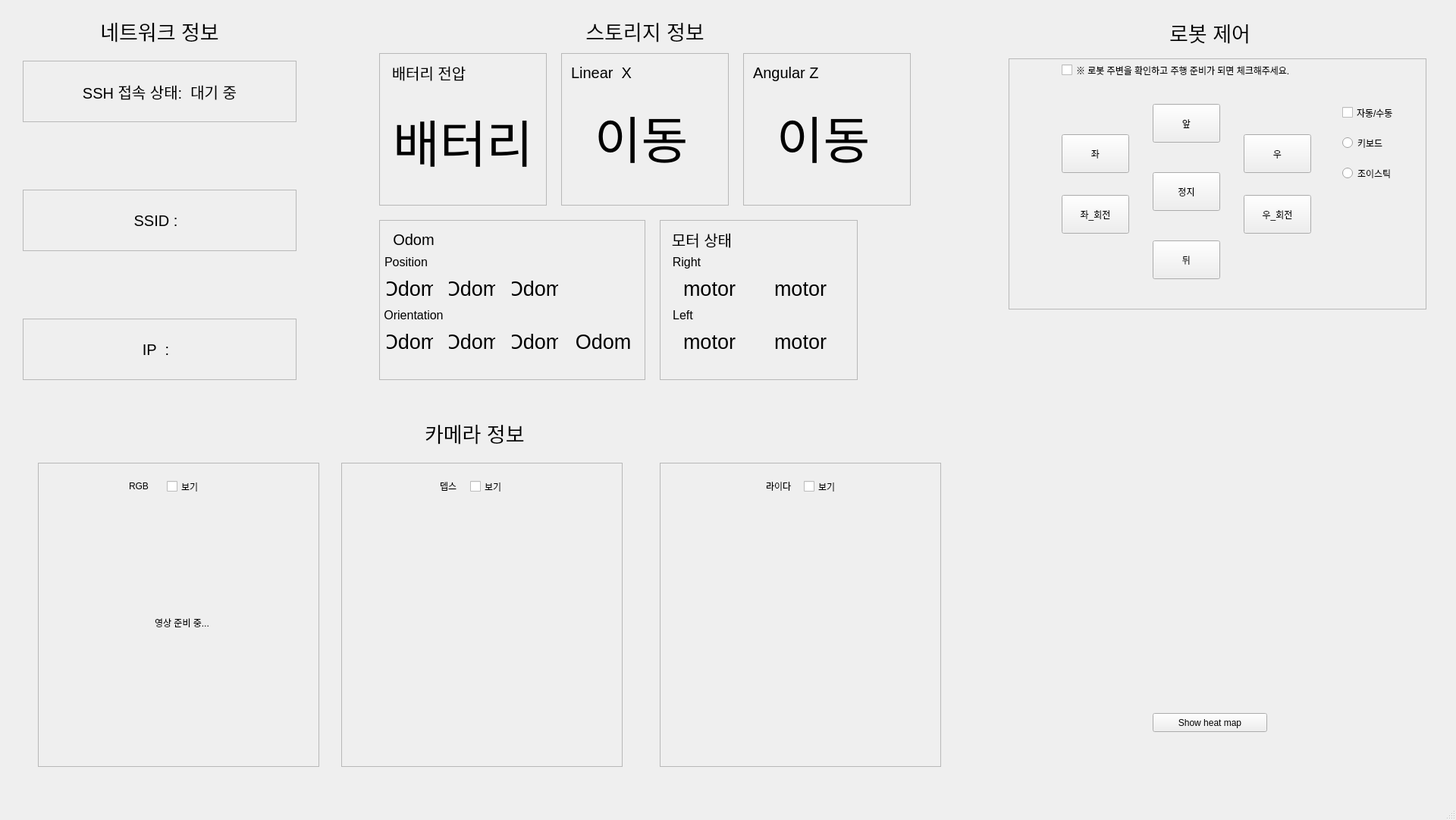
<?xml version="1.0" encoding="UTF-8"?>
<ui version="4.0">
 <class>MainWindow</class>
 <widget class="QMainWindow" name="MainWindow">
  <property name="geometry">
   <rect>
    <x>0</x>
    <y>0</y>
    <width>1920</width>
    <height>1081</height>
   </rect>
  </property>
  <property name="windowTitle">
   <string>MainWindow</string>
  </property>
  <widget class="QWidget" name="centralwidget">
   <widget class="QCheckBox" name="checkBox">
    <property name="geometry">
     <rect>
      <x>1770</x>
      <y>137</y>
      <width>92</width>
      <height>23</height>
     </rect>
    </property>
    <property name="text">
     <string>자동/수동</string>
    </property>
   </widget>
   <widget class="QPushButton" name="move_forward_button">
    <property name="geometry">
     <rect>
      <x>1520</x>
      <y>137</y>
      <width>89</width>
      <height>51</height>
     </rect>
    </property>
    <property name="text">
     <string>앞</string>
    </property>
   </widget>
   <widget class="QPushButton" name="move_backward_button">
    <property name="geometry">
     <rect>
      <x>1520</x>
      <y>317</y>
      <width>89</width>
      <height>51</height>
     </rect>
    </property>
    <property name="text">
     <string>뒤</string>
    </property>
   </widget>
   <widget class="QPushButton" name="turn_left_button">
    <property name="geometry">
     <rect>
      <x>1400</x>
      <y>177</y>
      <width>89</width>
      <height>51</height>
     </rect>
    </property>
    <property name="text">
     <string>좌</string>
    </property>
   </widget>
   <widget class="QPushButton" name="turn_right_button">
    <property name="geometry">
     <rect>
      <x>1640</x>
      <y>177</y>
      <width>89</width>
      <height>51</height>
     </rect>
    </property>
    <property name="text">
     <string>우</string>
    </property>
   </widget>
   <widget class="QLabel" name="label_6">
    <property name="geometry">
     <rect>
      <x>1530</x>
      <y>17</y>
      <width>131</width>
      <height>51</height>
     </rect>
    </property>
    <property name="font">
     <font>
      <pointsize>20</pointsize>
     </font>
    </property>
    <property name="text">
     <string>로봇 제어</string>
    </property>
    <property name="alignment">
     <set>Qt::AlignCenter</set>
    </property>
   </widget>
   <widget class="QLabel" name="label_7">
    <property name="geometry">
     <rect>
      <x>120</x>
      <y>20</y>
      <width>181</width>
      <height>41</height>
     </rect>
    </property>
    <property name="font">
     <font>
      <pointsize>20</pointsize>
     </font>
    </property>
    <property name="text">
     <string>네트워크 정보</string>
    </property>
    <property name="alignment">
     <set>Qt::AlignCenter</set>
    </property>
   </widget>
   <widget class="QPushButton" name="rotate_right_button">
    <property name="geometry">
     <rect>
      <x>1640</x>
      <y>257</y>
      <width>89</width>
      <height>51</height>
     </rect>
    </property>
    <property name="text">
     <string>우_회전</string>
    </property>
   </widget>
   <widget class="QPushButton" name="rotate_left_button">
    <property name="geometry">
     <rect>
      <x>1400</x>
      <y>257</y>
      <width>89</width>
      <height>51</height>
     </rect>
    </property>
    <property name="text">
     <string>좌_회전</string>
    </property>
   </widget>
   <widget class="QPushButton" name="stop_button">
    <property name="geometry">
     <rect>
      <x>1520</x>
      <y>227</y>
      <width>89</width>
      <height>51</height>
     </rect>
    </property>
    <property name="text">
     <string>정지</string>
    </property>
   </widget>
   <widget class="QCheckBox" name="safety_check_button">
    <property name="geometry">
     <rect>
      <x>1400</x>
      <y>77</y>
      <width>371</width>
      <height>31</height>
     </rect>
    </property>
    <property name="text">
     <string>※ 로봇 주변을 확인하고 주행 준비가 되면 체크해주세요.</string>
    </property>
   </widget>
   <widget class="QLabel" name="label_2">
    <property name="geometry">
     <rect>
      <x>560</x>
      <y>540</y>
      <width>141</width>
      <height>61</height>
     </rect>
    </property>
    <property name="font">
     <font>
      <pointsize>20</pointsize>
     </font>
    </property>
    <property name="text">
     <string>카메라 정보</string>
    </property>
   </widget>
   <widget class="QLabel" name="label_8">
    <property name="geometry">
     <rect>
      <x>170</x>
      <y>630</y>
      <width>67</width>
      <height>21</height>
     </rect>
    </property>
    <property name="text">
     <string>RGB</string>
    </property>
   </widget>
   <widget class="QLabel" name="label_11">
    <property name="geometry">
     <rect>
      <x>580</x>
      <y>630</y>
      <width>67</width>
      <height>21</height>
     </rect>
    </property>
    <property name="text">
     <string>뎁스</string>
    </property>
   </widget>
   <widget class="QLabel" name="label_12">
    <property name="geometry">
     <rect>
      <x>1010</x>
      <y>630</y>
      <width>67</width>
      <height>21</height>
     </rect>
    </property>
    <property name="text">
     <string>라이다</string>
    </property>
   </widget>
   <widget class="QLabel" name="rgb_cam">
    <property name="geometry">
     <rect>
      <x>80</x>
      <y>680</y>
      <width>320</width>
      <height>281</height>
     </rect>
    </property>
    <property name="text">
     <string>영상 준비 중...</string>
    </property>
    <property name="alignment">
     <set>Qt::AlignCenter</set>
    </property>
   </widget>
   <widget class="QCheckBox" name="rgb_cam_view">
    <property name="geometry">
     <rect>
      <x>220</x>
      <y>630</y>
      <width>51</width>
      <height>23</height>
     </rect>
    </property>
    <property name="text">
     <string>보기</string>
    </property>
   </widget>
   <widget class="QCheckBox" name="dep_cam_view">
    <property name="geometry">
     <rect>
      <x>620</x>
      <y>630</y>
      <width>51</width>
      <height>23</height>
     </rect>
    </property>
    <property name="text">
     <string>보기</string>
    </property>
   </widget>
   <widget class="QCheckBox" name="lidar_view">
    <property name="geometry">
     <rect>
      <x>1060</x>
      <y>630</y>
      <width>51</width>
      <height>23</height>
     </rect>
    </property>
    <property name="text">
     <string>보기</string>
    </property>
   </widget>
   <widget class="QWidget" name="view_3d_dep" native="true">
    <property name="geometry">
     <rect>
      <x>450</x>
      <y>680</y>
      <width>371</width>
      <height>291</height>
     </rect>
    </property>
   </widget>
   <widget class="QWidget" name="view_3d_lidar" native="true">
    <property name="geometry">
     <rect>
      <x>870</x>
      <y>680</y>
      <width>371</width>
      <height>291</height>
     </rect>
    </property>
   </widget>
   <widget class="QLabel" name="label_3">
    <property name="geometry">
     <rect>
      <x>730</x>
      <y>0</y>
      <width>241</width>
      <height>81</height>
     </rect>
    </property>
    <property name="font">
     <font>
      <pointsize>20</pointsize>
     </font>
    </property>
    <property name="text">
     <string>스토리지 정보</string>
    </property>
    <property name="alignment">
     <set>Qt::AlignCenter</set>
    </property>
   </widget>
   <widget class="QRadioButton" name="keyboard_control_button">
    <property name="geometry">
     <rect>
      <x>1770</x>
      <y>177</y>
      <width>112</width>
      <height>23</height>
     </rect>
    </property>
    <property name="text">
     <string>키보드</string>
    </property>
    <property name="checkable">
     <bool>true</bool>
    </property>
    <property name="checked">
     <bool>false</bool>
    </property>
   </widget>
   <widget class="QRadioButton" name="joystick_control_button">
    <property name="geometry">
     <rect>
      <x>1770</x>
      <y>217</y>
      <width>112</width>
      <height>23</height>
     </rect>
    </property>
    <property name="text">
     <string>조이스틱</string>
    </property>
   </widget>
   <widget class="QFrame" name="frame">
    <property name="geometry">
     <rect>
      <x>30</x>
      <y>80</y>
      <width>361</width>
      <height>81</height>
     </rect>
    </property>
    <property name="frameShape">
     <enum>QFrame::StyledPanel</enum>
    </property>
    <property name="frameShadow">
     <enum>QFrame::Raised</enum>
    </property>
    <widget class="QLabel" name="led_label">
     <property name="geometry">
      <rect>
       <x>0</x>
       <y>0</y>
       <width>361</width>
       <height>81</height>
      </rect>
     </property>
     <property name="font">
      <font>
       <pointsize>15</pointsize>
      </font>
     </property>
     <property name="text">
      <string>SSH 접속 상태:  대기 중</string>
     </property>
     <property name="alignment">
      <set>Qt::AlignCenter</set>
     </property>
    </widget>
   </widget>
   <widget class="QFrame" name="battery_frame">
    <property name="geometry">
     <rect>
      <x>500</x>
      <y>70</y>
      <width>221</width>
      <height>201</height>
     </rect>
    </property>
    <property name="frameShape">
     <enum>QFrame::StyledPanel</enum>
    </property>
    <property name="frameShadow">
     <enum>QFrame::Raised</enum>
    </property>
    <widget class="QLabel" name="battery_voltage">
     <property name="geometry">
      <rect>
       <x>10</x>
       <y>70</y>
       <width>201</width>
       <height>91</height>
      </rect>
     </property>
     <property name="font">
      <font>
       <pointsize>50</pointsize>
      </font>
     </property>
     <property name="text">
      <string>배터리</string>
     </property>
     <property name="alignment">
      <set>Qt::AlignCenter</set>
     </property>
    </widget>
    <widget class="QLabel" name="battery_voltage_2">
     <property name="geometry">
      <rect>
       <x>10</x>
       <y>10</y>
       <width>111</width>
       <height>31</height>
      </rect>
     </property>
     <property name="font">
      <font>
       <pointsize>15</pointsize>
      </font>
     </property>
     <property name="text">
      <string>배터리 전압</string>
     </property>
     <property name="alignment">
      <set>Qt::AlignCenter</set>
     </property>
    </widget>
   </widget>
   <widget class="QFrame" name="frame_3">
    <property name="geometry">
     <rect>
      <x>1330</x>
      <y>77</y>
      <width>551</width>
      <height>331</height>
     </rect>
    </property>
    <property name="frameShape">
     <enum>QFrame::StyledPanel</enum>
    </property>
    <property name="frameShadow">
     <enum>QFrame::Raised</enum>
    </property>
   </widget>
   <widget class="QFrame" name="ssid_frame">
    <property name="geometry">
     <rect>
      <x>30</x>
      <y>250</y>
      <width>361</width>
      <height>81</height>
     </rect>
    </property>
    <property name="frameShape">
     <enum>QFrame::StyledPanel</enum>
    </property>
    <property name="frameShadow">
     <enum>QFrame::Raised</enum>
    </property>
    <widget class="QLabel" name="ssid">
     <property name="geometry">
      <rect>
       <x>20</x>
       <y>25</y>
       <width>311</width>
       <height>31</height>
      </rect>
     </property>
     <property name="font">
      <font>
       <pointsize>15</pointsize>
      </font>
     </property>
     <property name="text">
      <string>SSID :</string>
     </property>
     <property name="alignment">
      <set>Qt::AlignCenter</set>
     </property>
    </widget>
   </widget>
   <widget class="QFrame" name="ip_frame">
    <property name="geometry">
     <rect>
      <x>30</x>
      <y>420</y>
      <width>361</width>
      <height>81</height>
     </rect>
    </property>
    <property name="frameShape">
     <enum>QFrame::StyledPanel</enum>
    </property>
    <property name="frameShadow">
     <enum>QFrame::Raised</enum>
    </property>
    <widget class="QLabel" name="ip">
     <property name="geometry">
      <rect>
       <x>20</x>
       <y>25</y>
       <width>311</width>
       <height>31</height>
      </rect>
     </property>
     <property name="font">
      <font>
       <pointsize>15</pointsize>
      </font>
     </property>
     <property name="text">
      <string>IP  :</string>
     </property>
     <property name="alignment">
      <set>Qt::AlignCenter</set>
     </property>
    </widget>
   </widget>
   <widget class="QFrame" name="cmd_vel_x_frame">
    <property name="geometry">
     <rect>
      <x>740</x>
      <y>70</y>
      <width>221</width>
      <height>201</height>
     </rect>
    </property>
    <property name="frameShape">
     <enum>QFrame::StyledPanel</enum>
    </property>
    <property name="frameShadow">
     <enum>QFrame::Raised</enum>
    </property>
    <widget class="QLabel" name="cmd_vel_2">
     <property name="geometry">
      <rect>
       <x>13</x>
       <y>0</y>
       <width>81</width>
       <height>51</height>
      </rect>
     </property>
     <property name="font">
      <font>
       <pointsize>15</pointsize>
      </font>
     </property>
     <property name="text">
      <string>Linear  X</string>
     </property>
    </widget>
    <widget class="QLabel" name="cmd_vel_x">
     <property name="geometry">
      <rect>
       <x>0</x>
       <y>70</y>
       <width>211</width>
       <height>81</height>
      </rect>
     </property>
     <property name="font">
      <font>
       <pointsize>50</pointsize>
      </font>
     </property>
     <property name="text">
      <string>이동</string>
     </property>
     <property name="alignment">
      <set>Qt::AlignCenter</set>
     </property>
    </widget>
   </widget>
   <widget class="QFrame" name="cmd_vel_z_frame">
    <property name="geometry">
     <rect>
      <x>980</x>
      <y>70</y>
      <width>221</width>
      <height>201</height>
     </rect>
    </property>
    <property name="frameShape">
     <enum>QFrame::StyledPanel</enum>
    </property>
    <property name="frameShadow">
     <enum>QFrame::Raised</enum>
    </property>
    <widget class="QLabel" name="cmd_vel_4">
     <property name="geometry">
      <rect>
       <x>13</x>
       <y>0</y>
       <width>91</width>
       <height>51</height>
      </rect>
     </property>
     <property name="font">
      <font>
       <pointsize>15</pointsize>
      </font>
     </property>
     <property name="text">
      <string>Angular Z</string>
     </property>
    </widget>
    <widget class="QLabel" name="cmd_vel_z">
     <property name="geometry">
      <rect>
       <x>0</x>
       <y>70</y>
       <width>211</width>
       <height>81</height>
      </rect>
     </property>
     <property name="font">
      <font>
       <pointsize>50</pointsize>
      </font>
     </property>
     <property name="text">
      <string>이동</string>
     </property>
     <property name="alignment">
      <set>Qt::AlignCenter</set>
     </property>
    </widget>
   </widget>
   <widget class="QFrame" name="odom_frame">
    <property name="geometry">
     <rect>
      <x>500</x>
      <y>290</y>
      <width>351</width>
      <height>211</height>
     </rect>
    </property>
    <property name="frameShape">
     <enum>QFrame::StyledPanel</enum>
    </property>
    <property name="frameShadow">
     <enum>QFrame::Raised</enum>
    </property>
    <widget class="QLabel" name="odom_pos_x">
     <property name="geometry">
      <rect>
       <x>10</x>
       <y>70</y>
       <width>61</width>
       <height>41</height>
      </rect>
     </property>
     <property name="font">
      <font>
       <pointsize>20</pointsize>
      </font>
     </property>
     <property name="text">
      <string>Odom</string>
     </property>
     <property name="alignment">
      <set>Qt::AlignCenter</set>
     </property>
    </widget>
    <widget class="QLabel" name="odom_2">
     <property name="geometry">
      <rect>
       <x>10</x>
       <y>10</y>
       <width>71</width>
       <height>31</height>
      </rect>
     </property>
     <property name="font">
      <font>
       <pointsize>15</pointsize>
      </font>
     </property>
     <property name="text">
      <string>Odom</string>
     </property>
     <property name="alignment">
      <set>Qt::AlignCenter</set>
     </property>
    </widget>
    <widget class="QLabel" name="odom_3">
     <property name="geometry">
      <rect>
       <x>0</x>
       <y>40</y>
       <width>71</width>
       <height>31</height>
      </rect>
     </property>
     <property name="font">
      <font>
       <pointsize>12</pointsize>
      </font>
     </property>
     <property name="text">
      <string>Position</string>
     </property>
     <property name="alignment">
      <set>Qt::AlignCenter</set>
     </property>
    </widget>
    <widget class="QLabel" name="odom_4">
     <property name="geometry">
      <rect>
       <x>0</x>
       <y>110</y>
       <width>91</width>
       <height>31</height>
      </rect>
     </property>
     <property name="font">
      <font>
       <pointsize>12</pointsize>
      </font>
     </property>
     <property name="text">
      <string>Orientation</string>
     </property>
     <property name="alignment">
      <set>Qt::AlignCenter</set>
     </property>
    </widget>
    <widget class="QLabel" name="odom_pos_y">
     <property name="geometry">
      <rect>
       <x>92</x>
       <y>70</y>
       <width>61</width>
       <height>41</height>
      </rect>
     </property>
     <property name="font">
      <font>
       <pointsize>20</pointsize>
      </font>
     </property>
     <property name="text">
      <string>Odom</string>
     </property>
     <property name="alignment">
      <set>Qt::AlignCenter</set>
     </property>
    </widget>
    <widget class="QLabel" name="odom_pos_z">
     <property name="geometry">
      <rect>
       <x>175</x>
       <y>70</y>
       <width>61</width>
       <height>41</height>
      </rect>
     </property>
     <property name="font">
      <font>
       <pointsize>20</pointsize>
      </font>
     </property>
     <property name="text">
      <string>Odom</string>
     </property>
     <property name="alignment">
      <set>Qt::AlignCenter</set>
     </property>
    </widget>
    <widget class="QLabel" name="odom_ori_x">
     <property name="geometry">
      <rect>
       <x>10</x>
       <y>140</y>
       <width>61</width>
       <height>41</height>
      </rect>
     </property>
     <property name="font">
      <font>
       <pointsize>20</pointsize>
      </font>
     </property>
     <property name="text">
      <string>Odom</string>
     </property>
     <property name="alignment">
      <set>Qt::AlignCenter</set>
     </property>
    </widget>
    <widget class="QLabel" name="odom_ori_y">
     <property name="geometry">
      <rect>
       <x>92</x>
       <y>140</y>
       <width>61</width>
       <height>41</height>
      </rect>
     </property>
     <property name="font">
      <font>
       <pointsize>20</pointsize>
      </font>
     </property>
     <property name="text">
      <string>Odom</string>
     </property>
     <property name="alignment">
      <set>Qt::AlignCenter</set>
     </property>
    </widget>
    <widget class="QLabel" name="odom_ori_z">
     <property name="geometry">
      <rect>
       <x>175</x>
       <y>140</y>
       <width>61</width>
       <height>41</height>
      </rect>
     </property>
     <property name="font">
      <font>
       <pointsize>20</pointsize>
      </font>
     </property>
     <property name="text">
      <string>Odom</string>
     </property>
     <property name="alignment">
      <set>Qt::AlignCenter</set>
     </property>
    </widget>
    <widget class="QLabel" name="odom_ori_w">
     <property name="geometry">
      <rect>
       <x>260</x>
       <y>140</y>
       <width>71</width>
       <height>41</height>
      </rect>
     </property>
     <property name="font">
      <font>
       <pointsize>20</pointsize>
      </font>
     </property>
     <property name="text">
      <string>Odom</string>
     </property>
     <property name="alignment">
      <set>Qt::AlignCenter</set>
     </property>
    </widget>
   </widget>
   <widget class="QFrame" name="motor_frame">
    <property name="geometry">
     <rect>
      <x>870</x>
      <y>290</y>
      <width>261</width>
      <height>211</height>
     </rect>
    </property>
    <property name="frameShape">
     <enum>QFrame::StyledPanel</enum>
    </property>
    <property name="frameShadow">
     <enum>QFrame::Raised</enum>
    </property>
    <widget class="QLabel" name="motor_r_A">
     <property name="geometry">
      <rect>
       <x>20</x>
       <y>70</y>
       <width>91</width>
       <height>41</height>
      </rect>
     </property>
     <property name="font">
      <font>
       <pointsize>20</pointsize>
      </font>
     </property>
     <property name="text">
      <string>motor</string>
     </property>
     <property name="alignment">
      <set>Qt::AlignCenter</set>
     </property>
    </widget>
    <widget class="QLabel" name="motor_state_2">
     <property name="geometry">
      <rect>
       <x>10</x>
       <y>10</y>
       <width>91</width>
       <height>31</height>
      </rect>
     </property>
     <property name="font">
      <font>
       <pointsize>15</pointsize>
      </font>
     </property>
     <property name="text">
      <string>모터 상태</string>
     </property>
     <property name="alignment">
      <set>Qt::AlignCenter</set>
     </property>
    </widget>
    <widget class="QLabel" name="motor_r">
     <property name="geometry">
      <rect>
       <x>0</x>
       <y>40</y>
       <width>71</width>
       <height>31</height>
      </rect>
     </property>
     <property name="font">
      <font>
       <pointsize>12</pointsize>
      </font>
     </property>
     <property name="text">
      <string>Right</string>
     </property>
     <property name="alignment">
      <set>Qt::AlignCenter</set>
     </property>
    </widget>
    <widget class="QLabel" name="motor_l">
     <property name="geometry">
      <rect>
       <x>0</x>
       <y>110</y>
       <width>61</width>
       <height>31</height>
      </rect>
     </property>
     <property name="font">
      <font>
       <pointsize>12</pointsize>
      </font>
     </property>
     <property name="text">
      <string>Left</string>
     </property>
     <property name="alignment">
      <set>Qt::AlignCenter</set>
     </property>
    </widget>
    <widget class="QLabel" name="motor_r_Nm">
     <property name="geometry">
      <rect>
       <x>130</x>
       <y>70</y>
       <width>111</width>
       <height>41</height>
      </rect>
     </property>
     <property name="font">
      <font>
       <pointsize>20</pointsize>
      </font>
     </property>
     <property name="text">
      <string>motor</string>
     </property>
     <property name="alignment">
      <set>Qt::AlignCenter</set>
     </property>
    </widget>
    <widget class="QLabel" name="motor_l_A">
     <property name="geometry">
      <rect>
       <x>20</x>
       <y>140</y>
       <width>91</width>
       <height>41</height>
      </rect>
     </property>
     <property name="font">
      <font>
       <pointsize>20</pointsize>
      </font>
     </property>
     <property name="text">
      <string>motor</string>
     </property>
     <property name="alignment">
      <set>Qt::AlignCenter</set>
     </property>
    </widget>
    <widget class="QLabel" name="motor_l_Nm">
     <property name="geometry">
      <rect>
       <x>130</x>
       <y>140</y>
       <width>111</width>
       <height>41</height>
      </rect>
     </property>
     <property name="font">
      <font>
       <pointsize>20</pointsize>
      </font>
     </property>
     <property name="text">
      <string>motor</string>
     </property>
     <property name="alignment">
      <set>Qt::AlignCenter</set>
     </property>
    </widget>
   </widget>
   <widget class="QFrame" name="camera_frame">
    <property name="geometry">
     <rect>
      <x>50</x>
      <y>610</y>
      <width>371</width>
      <height>401</height>
     </rect>
    </property>
    <property name="frameShape">
     <enum>QFrame::StyledPanel</enum>
    </property>
    <property name="frameShadow">
     <enum>QFrame::Raised</enum>
    </property>
   </widget>
   <widget class="QFrame" name="camera_frame_2">
    <property name="geometry">
     <rect>
      <x>450</x>
      <y>610</y>
      <width>371</width>
      <height>401</height>
     </rect>
    </property>
    <property name="frameShape">
     <enum>QFrame::StyledPanel</enum>
    </property>
    <property name="frameShadow">
     <enum>QFrame::Raised</enum>
    </property>
   </widget>
   <widget class="QFrame" name="camera_frame_3">
    <property name="geometry">
     <rect>
      <x>870</x>
      <y>610</y>
      <width>371</width>
      <height>401</height>
     </rect>
    </property>
    <property name="frameShape">
     <enum>QFrame::StyledPanel</enum>
    </property>
    <property name="frameShadow">
     <enum>QFrame::Raised</enum>
    </property>
   </widget>
   <widget class="QWidget" name="map_widget" native="true">
    <property name="geometry">
     <rect>
      <x>1460</x>
      <y>620</y>
      <width>271</width>
      <height>281</height>
     </rect>
    </property>
   </widget>
   <widget class="QPushButton" name="show_heatmap_btn">
    <property name="geometry">
     <rect>
      <x>1520</x>
      <y>940</y>
      <width>151</width>
      <height>25</height>
     </rect>
    </property>
    <property name="text">
     <string>Show heat map</string>
    </property>
   </widget>
   <zorder>camera_frame_3</zorder>
   <zorder>camera_frame_2</zorder>
   <zorder>camera_frame</zorder>
   <zorder>cmd_vel_x_frame</zorder>
   <zorder>battery_frame</zorder>
   <zorder>frame_3</zorder>
   <zorder>ip_frame</zorder>
   <zorder>frame</zorder>
   <zorder>checkBox</zorder>
   <zorder>move_forward_button</zorder>
   <zorder>move_backward_button</zorder>
   <zorder>turn_left_button</zorder>
   <zorder>turn_right_button</zorder>
   <zorder>label_6</zorder>
   <zorder>label_7</zorder>
   <zorder>rotate_right_button</zorder>
   <zorder>rotate_left_button</zorder>
   <zorder>stop_button</zorder>
   <zorder>safety_check_button</zorder>
   <zorder>label_2</zorder>
   <zorder>label_8</zorder>
   <zorder>label_11</zorder>
   <zorder>label_12</zorder>
   <zorder>rgb_cam</zorder>
   <zorder>rgb_cam_view</zorder>
   <zorder>dep_cam_view</zorder>
   <zorder>lidar_view</zorder>
   <zorder>view_3d_dep</zorder>
   <zorder>view_3d_lidar</zorder>
   <zorder>label_3</zorder>
   <zorder>keyboard_control_button</zorder>
   <zorder>joystick_control_button</zorder>
   <zorder>ssid_frame</zorder>
   <zorder>cmd_vel_z_frame</zorder>
   <zorder>odom_frame</zorder>
   <zorder>motor_frame</zorder>
   <zorder>map_widget</zorder>
   <zorder>show_heatmap_btn</zorder>
  </widget>
  <widget class="QMenuBar" name="menubar">
   <property name="geometry">
    <rect>
     <x>0</x>
     <y>0</y>
     <width>1920</width>
     <height>28</height>
    </rect>
   </property>
  </widget>
  <widget class="QStatusBar" name="statusbar"/>
 </widget>
 <resources/>
 <connections/>
</ui>
